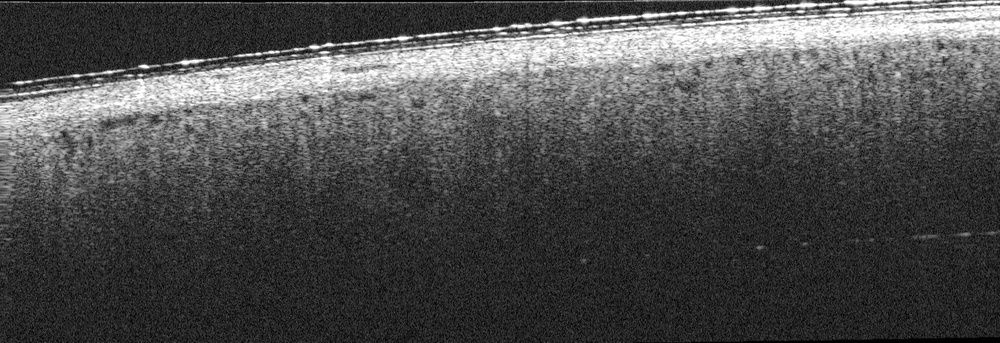
#> input picture Image_Kidney/ori/Abrams_Post_114_1_1_0_1.jpg, 1000 x 343 px, shrunk from 1571 x 539 before the run; its folder holds only this picture in this run
$ python videofig.py   (older library calls are emulated)
#> lines starting #> are read from the running program, lines starting #| are printed output that depends on the picture


"""Figure with horizontal scrollbar and play capabilities

For latest version, go to https://github.com/bilylee/videofig

Basic usage
-----------
Creates a figure with a horizontal scrollbar and shortcuts to scroll automatically.
The scroll range is 0 to NUM_FRAMES - 1. The function REDRAW_FUN(F, AXES) is called to
redraw at scroll position F (for example, REDRAW_FUNC can show the frame F of a video)
using AXES for drawing. F is an integer, AXES is a instance of [Axes class](https://matplotlib.org/api/axes_api.html)

This can be used not only to play and analyze standard videos, but it also lets you place
any custom Matplotlib plots and graphics on top.

The keyboard shortcuts are:
  Enter(Return) -- play/pause video (25 frames-per-second default).
  Backspace -- play/pause video 5 times slower.
  Right/left arrow keys -- advance/go back one frame.
  Page down/page up -- advance/go back 30 frames.
  Home/end -- go to first/last frame of video.

Advanced usage
--------------
videofig(NUM_FRAMES, REDRAW_FUNC, FPS, BIG_SCROLL)
Also specifies the speed of the play function (frames-per-second) and
the frame step of page up/page down (or empty for defaults).

videofig(NUM_FRAMES, REDRAW_FUNC, FPS, BIG_SCROLL, KEY_FUNC)
Also calls KEY_FUNC(KEY) with any keys that weren't processed, so you
can add more shortcut keys (or empty for none).

Example 1: Plot a dynamic sine wave
---------
  import numpy as np

  def redraw_fn(f, axes):
    amp = float(f) / 3000
    f0 = 3
    t = np.arange(0.0, 1.0, 0.001)
    s = amp * np.sin(2 * np.pi * f0 * t)
    if not redraw_fn.initialized:
      redraw_fn.l, = axes.plot(t, s, lw=2, color='red')
      redraw_fn.initialized = True
    else:
      redraw_fn.l.set_ydata(s)

  redraw_fn.initialized = False

  videofig(100, redraw_fn)

Example 2: Show images in a custom directory
---------
  import os
  import glob
  from scipy.misc import imread

  img_dir = 'YOUR-IMAGE-DIRECTORY'
  img_files = glob.glob(os.path.join(video_dir, '*.jpg'))

  def redraw_fn(f, axes):
    img_file = img_files[f]
    img = imread(img_file)
    if not redraw_fn.initialized:
      redraw_fn.im = axes.imshow(img, animated=True)
      redraw_fn.initialized = True
    else:
      redraw_fn.im.set_array(img)
  redraw_fn.initialized = False

  videofig(len(img_files), redraw_fn, play_fps=30)

Example 3: Show images together with object bounding boxes
----------
  import os
  import glob
  from scipy.misc import imread
  from matplotlib.pyplot import Rectangle

  video_dir = 'YOUR-VIDEO-DIRECTORY'

  img_files = glob.glob(os.path.join(video_dir, '*.jpg'))
  box_files = glob.glob(os.path.join(video_dir, '*.txt'))

  def redraw_fn(f, axes):
    img = imread(img_files[f])
    box = bbread(box_files[f])  # Define your own bounding box reading utility
    x, y, w, h = box
    if not redraw_fn.initialized:
      im = axes.imshow(img, animated=True)
      bb = Rectangle((x, y), w, h,
                     fill=False,  # remove background
                     edgecolor="red")
      axes.add_patch(bb)
      redraw_fn.im = im
      redraw_fn.bb = bb
      redraw_fn.initialized = True
    else:
      redraw_fn.im.set_array(img)
      redraw_fn.bb.set_xy((x, y))
      redraw_fn.bb.set_width(w)
      redraw_fn.bb.set_height(h)
  redraw_fn.initialized = False

  videofig(len(img_files), redraw_fn, play_fps=30)
"""

from __future__ import absolute_import
from __future__ import division
from __future__ import print_function

from matplotlib import pyplot as plt
from matplotlib.animation import FuncAnimation
from matplotlib.widgets import Slider


def videofig(num_frames, redraw_func, play_fps=25, big_scroll=30, key_func=None, *args):
    """Figure with horizontal scrollbar and play capabilities

    This script is mainly inspired by the elegant work of João Filipe Henriques
      https://www.mathworks.com/matlabcentral/fileexchange/29544-figure-to-play-and-analyze-videos-with-custom-plots-on-top?focused=5172704&tab=function

    :param num_frames: an integer, number of frames in a sequence
    :param redraw_func: callable with signature redraw_func(f, axes)
                        used to draw a new frame at position f using axes, which is a instance of Axes class in matplotlib
    :param play_fps: an integer, number of frames per second, used to control the play speed
    :param big_scroll: an integer, big scroll number used when pressed page down or page up keys.
    :param key_func: optional callable which signature key_func(key), used to provide custom key shortcuts.
    :param args: other optional arguments
    :return: None
    """
    # Check arguments
    check_int_scalar(num_frames, 'num_frames')
    check_callback(redraw_func, 'redraw_func')
    check_int_scalar(play_fps, 'play_fps')
    check_int_scalar(big_scroll, 'big_scroll')
    if key_func:
        check_callback(key_func, 'key_func')

    # Initialize figure
    fig_handle = plt.figure()

    # main drawing axes for video display
    axes_handle = plt.axes([0.1, 0.3, 1, 0.97])
    axes_handle.set_axis_off()

    # Build scrollbar
    scroll_axes_handle = plt.axes(
        [0, 0, 1, 0.03], facecolor='lightgoldenrodyellow')
    scroll_handle = Slider(scroll_axes_handle, '', 0.0,
                           num_frames - 1, valinit=0.0)

    def draw_new(_):
        # Set to the right axes and call the custom redraw function
        plt.sca(axes_handle)
        redraw_func(int(scroll_handle.val), axes_handle)
        fig_handle.canvas.draw_idle()

    def scroll(new_f):
        # clip in the range of [0, num_frames - 1]
        new_f = min(max(new_f, 0), num_frames - 1)
        cur_f = scroll_handle.val

        # Stop player at the end of the sequence
        if new_f == (num_frames - 1):
            play.running = False

        if cur_f != new_f:
            # move scroll bar to new position
            scroll_handle.set_val(new_f)

        return axes_handle

    def play(period):
        play.running ^= True  # Toggle state
        if play.running:
            frame_idxs = range(int(scroll_handle.val), num_frames)
            play.anim = FuncAnimation(fig_handle, scroll, frame_idxs,
                                      interval=1000 * period, repeat=False)
            plt.draw()
        else:
            play.anim.event_source.stop()

    # Set initial player state
    play.running = False

    def key_press(event):
        key = event.key
        f = scroll_handle.val
        if key == 'left':
            scroll(f - 1)
        elif key == 'right':
            scroll(f + 1)
        elif key == 'pageup':
            scroll(f - big_scroll)
        elif key == 'pagedown':
            scroll(f + big_scroll)
        elif key == 'home':
            scroll(0)
        elif key == 'end':
            scroll(num_frames - 1)
        elif key == 'enter':
            play(1 / play_fps)
        elif key == 'backspace':
            play(5 / play_fps)
        else:
            if key_func:
                key_func(key)

    # Register events
    scroll_handle.on_changed(draw_new)
    fig_handle.canvas.mpl_connect('key_press_event', key_press)

    # Draw initial frame
    redraw_func(0, axes_handle)

    # Start playing
    play(1 / play_fps)

    # plt.show() has to be put in the end of the function,
    # otherwise, the program simply won't work, weird...
    plt.show()


def check_int_scalar(a, name):
    assert isinstance(a, int), '{} must be a int scalar, instead of {}'.format(
        name, type(name))


def check_callback(a, name):
    # Check http://stackoverflow.com/questions/624926/how-to-detect-whether-a-python-variable-is-a-function
    # for more details about python function type detection.
    assert callable(a), '{} must be callable, instead of {}'.format(
        name, type(name))


if __name__ == '__main__':
    # [16 lines of commented-out code are left out]

    import os
    import glob
    from scipy.misc import imread
    from matplotlib.pyplot import Rectangle

    video_dir = 'D:/UMD/Career/Research Assistant/Segmentation by Logic/Code/Image_Kidney/ori'

    img_files = glob.glob(os.path.join(video_dir, '*.jpg'))
    # box_files = glob.glob(os.path.join(video_dir, '*.txt'))

    def redraw_fn(f, axes):
#> called with f = 0
        print(axes)
        print(type(axes))
        img = imread(img_files[f])
#> img is the input picture: shape (343, 1000); min 0, max 255, mean 77.2
        # box = bbread(box_files[f])  # Define your own bounding box reading utility
        # x, y, w, h = box
        if not redraw_fn.initialized:
            im = axes.imshow(img, animated=True)
            # [4 lines of commented-out code are left out]
            redraw_fn.im = im
            # redraw_fn.bb = bb
            redraw_fn.initialized = True
        else:
            redraw_fn.im.set_array(img)
            # redraw_fn.bb.set_xy((x, y))
            # redraw_fn.bb.set_width(w)
            # redraw_fn.bb.set_height(h)
    redraw_fn.initialized = False

    videofig(len(img_files), redraw_fn, play_fps=30)
#> in videofig, `plt.show()`:
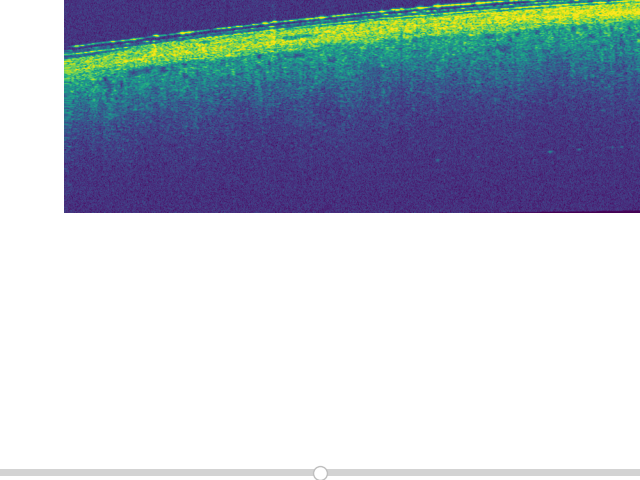
#> figure drawn by matplotlib, 2 panels

$ run again, on Image_Kidney/ori/Abrams_Post_123_1_1_0_1.jpg
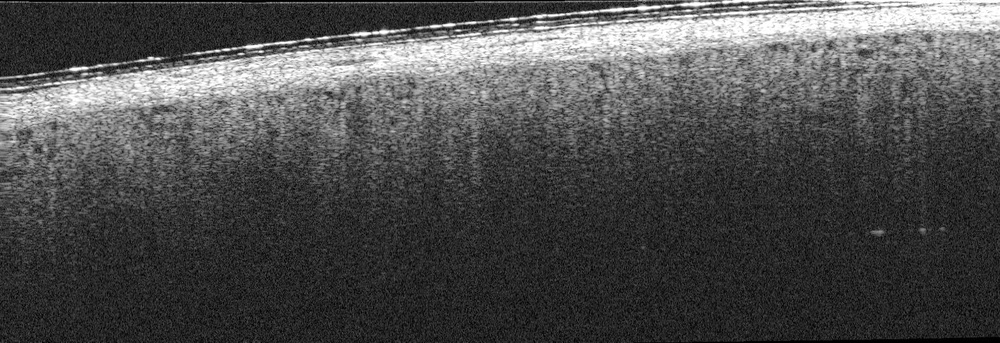
#> input picture Image_Kidney/ori/Abrams_Post_123_1_1_0_1.jpg, 1000 x 343 px, shrunk from 1571 x 539 before the run
#> in redraw_fn, img is the input picture: shape (343, 1000); min 0, max 255, mean 77.2
#> in videofig, `plt.show()`:
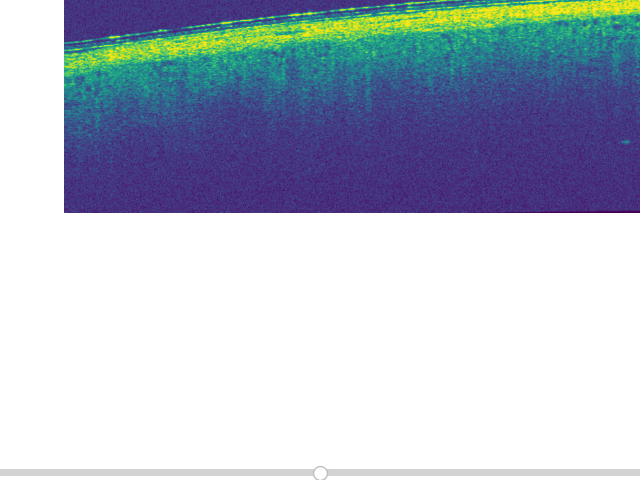
#> figure drawn by matplotlib, 2 panels

$ run again, on Image_Kidney/ori/Abrams_Post_124_1_1_0_1.jpg
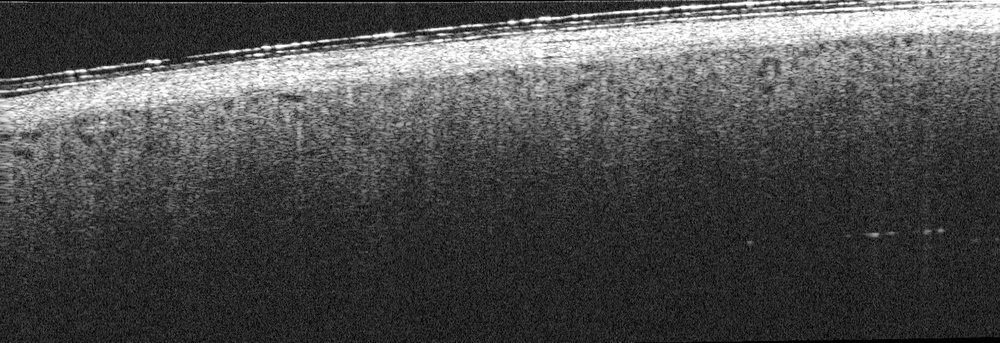
#> input picture Image_Kidney/ori/Abrams_Post_124_1_1_0_1.jpg, 1000 x 343 px, shrunk from 1571 x 539 before the run
#> in redraw_fn, img is the input picture: shape (343, 1000); min 0, max 255, mean 77.3
#> in videofig, `plt.show()`:
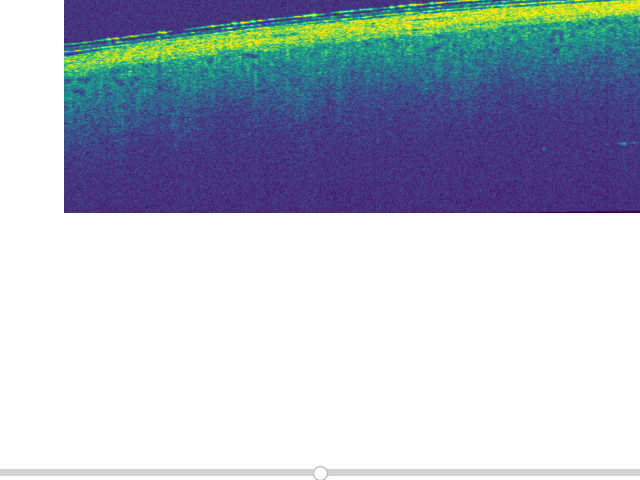
#> figure drawn by matplotlib, 2 panels
